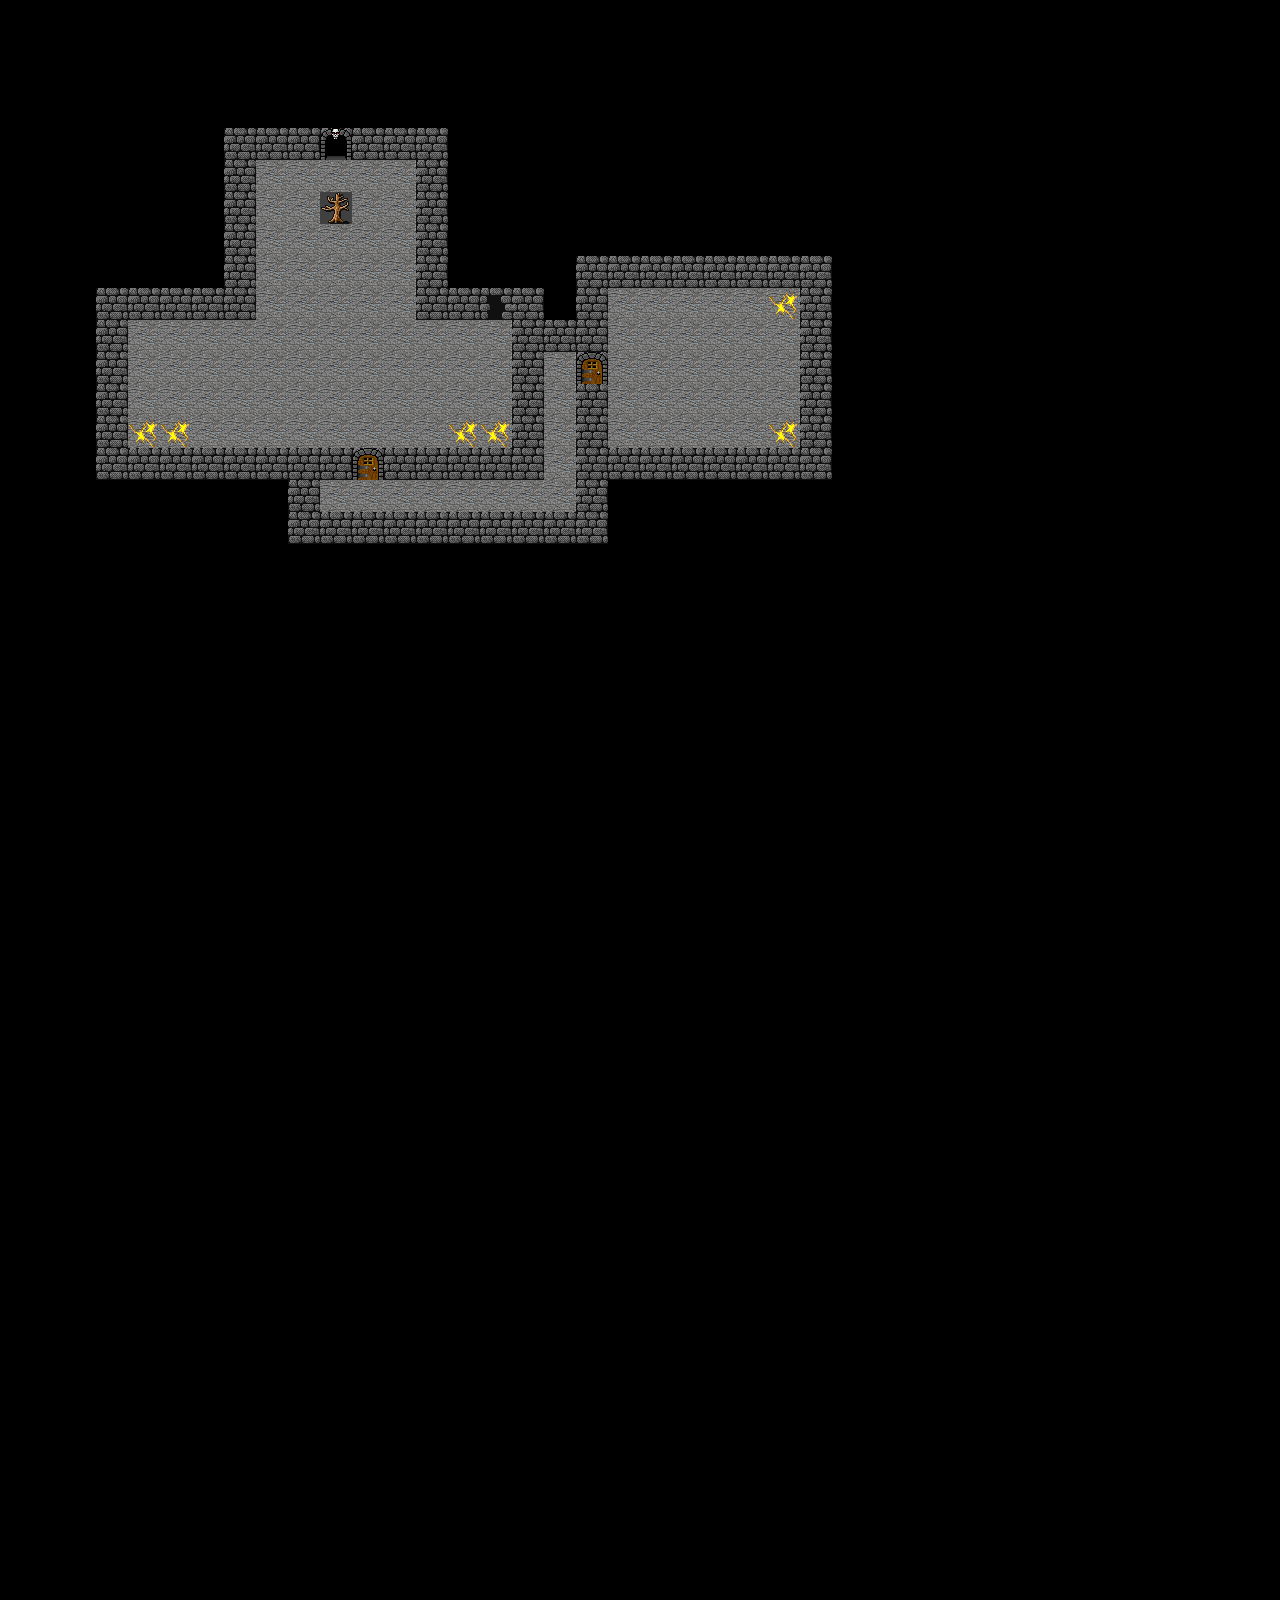

This is a level from a 2D game, rendered from its Tiled map with the project's own tilesets. A one-line summary and the map file follow, with tile-layer data summarised:
An orthogonal 40x50 tile map with 32x32 px tiles, 2 tile layers (Layer 0, Ebene 1).

<map version="1.0" tiledversion="1.1.4" orientation="orthogonal" renderorder="right-down" width="40" height="50" tilewidth="32" tileheight="32" infinite="0" nextobjectid="1">
 <properties>
  <property name="name" value="Dungeon of Doom" />
  <property name="secretDoors" value="3" />
 </properties>
 <tileset firstgid="1" name="Dungeon" tilewidth="32" tileheight="32" tilecount="90" columns="9">
  <image source="dungeontiles.gif" width="288" height="320" />
 </tileset>
 <layer name="Layer 0" width="40" height="50">
  <properties>
   <property name="monsters" value="harmless" />
   <property name="sparks" value="true" />
  </properties>
  <data>[2000 cells, 200 non-empty, 7 distinct tile ids]</data>
 </layer>
 <layer name="Ebene 1" width="40" height="50">
  <data>[2000 cells, 0 non-empty, 0 distinct tile ids]</data>
 </layer>
</map>
